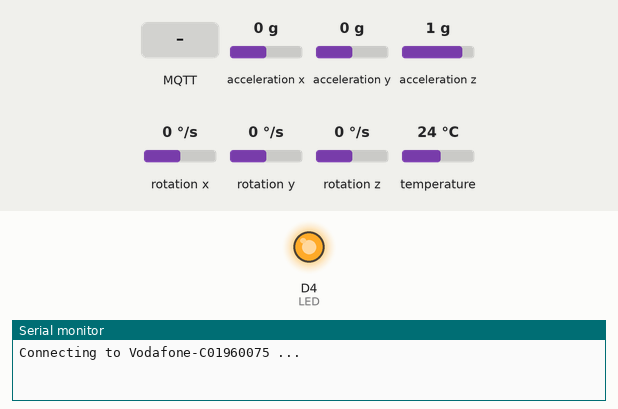
Bench run of a sketch on a simulated ESP8266 (NodeMCU). Shown: output pins drawn as LEDs (lit = HIGH), the last lines printed to the serial monitor. Dashed ring = blinking. The inputs (shaded band) are chosen by the test bench; at power-on: acceleration x 0 g, acceleration y 0 g, acceleration z 1 g, rotation x 0 °/s, rotation y 0 °/s, rotation z 0 °/s, temperature 24 °C. WiFi joins after 1.5 s; servers stay silent unless stated; random numbers use the default seed unless the sketch sets one; no MQTT or app messages arrive unless stated.

Above: at 0.1 s.
At 2.1 s:
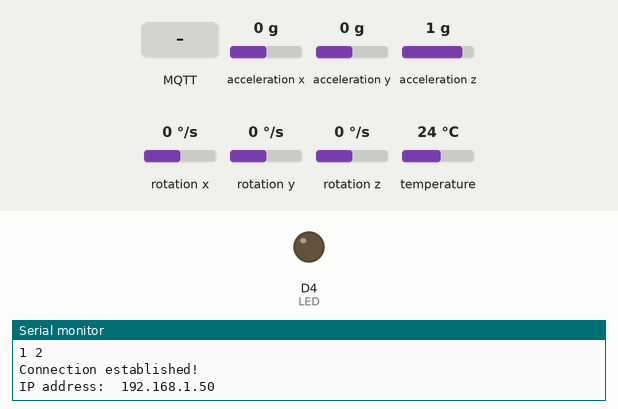
At 6.2 s:
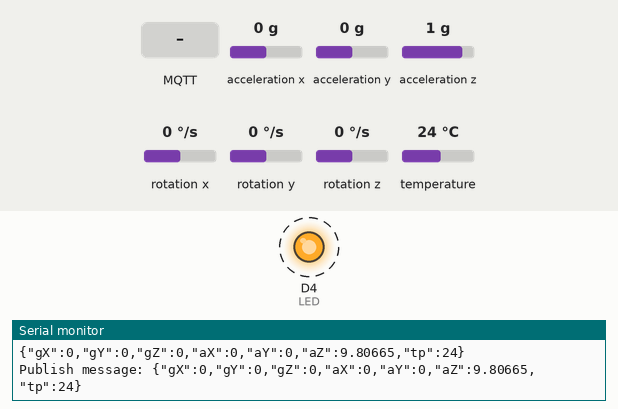
6.3 s: MQTT message "1" arrives on the first subscribed topic
9.3 s: MQTT message "on" arrives on the first subscribed topic
12.3 s: MQTT message "off" arrives on the first subscribed topic
Timing chart, 0 to 21.3 s (numbered marks = the images above; inputs shaded):
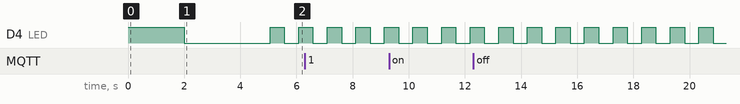

The sketch:

ESP8266-MPU6050-MQTT.ino
```cpp
//tutorial:
//https://randomnerdtutorials.com/esp8266-nodemcu-mpu-6050-accelerometer-gyroscope-arduino/

//set enviroment for esp8266:
//file->preferences->http://arduino.esp8266.com/stable/paoutput_topicckage_esp8266com_index.json

//update core esp8266:
//Tools->Board: XX>Boards Manager..->search: ESP8266 and update to the last version of library

//install libraries:
//Sketch->Include Library->Manage Libraries->
//search: Adafruit MPU6050, install last version of library and last version of the included libraries (Adafruit_BusIO, Adafruit_GFX_Library and Adafruit_Unified_Sensor)
//search: PubSubClient and install last version of library
//search: ArduinoJson and install last version of library

#include <ESP8266WiFi.h>
#include <Adafruit_MPU6050.h>
#include <Adafruit_Sensor.h>
#include <ArduinoJson.h>
#include <Wire.h>
#include <PubSubClient.h>

#define LED 2

const char* ssid = "Vodafone-C01960075";
const char* password = "tgYsZkgHA4xhJLGy";
//const char* mqtt_server = "6f2bddbb318d4bc3b9496192a5073062.s1.eu.hivemq.cloud";
//const int   mqtt_port = 8883;
char* mqtt_server = "test.mosquitto.org";
//char* mqtt_server = "5.196.95.208";
const int   mqtt_port = 1883;
const char* output_topic = "esp8266/test-max";
const char *mqtt_username = "hivemax";
const char *mqtt_password = "HivePwd1";

WiFiClient espClient;
//WiFiClientSecure espClient;
PubSubClient mqttClient(espClient);
#define MSG_BUFFER_SIZE  (128) //il server MQTT accetta messaggio fino a 128 caratteri, altrimenti li scarta senza dire nulla
char msg[MSG_BUFFER_SIZE];
bool ledState = 1;

// Timer variables
unsigned long lastTime = 0;
unsigned long lastTimeTemperature = 0;
unsigned long lastTimeAcc = 0;
unsigned long gyroDelay = 10;
unsigned long temperatureDelay = 1000;
unsigned long accelerometerDelay = 200;

// Create a sensor object
Adafruit_MPU6050 mpu;

String deviceId;
float accX, accY, accZ;
float gyroX, gyroY, gyroZ;
float temperature;

//Gyroscope sensor deviation
float gyroXerror = 0.07;
float gyroYerror = 0.03;
float gyroZerror = 0.01;

//codice sensor fusion
float accAngleX, accAngleY, gyroAngleX, gyroAngleY, gyroAngleZ;
float roll, pitch, yaw;
float accErrorX, accErrorY, gyroErrorX, gyroErrorY, gyroErrorZ;
float elapsedTime, currentTime, previousTime;
int c = 0;

//codice rotation
float rotationX, rotationY, rotationZ;
float rotationX_error = 0.05;
float rotationY_error = 0.02;
float rotationZ_error = 0.01;

static const char *fingerprint PROGMEM = "44 14 9A 3F C3 E9 F1 F3 84 1A B4 9F B6 4D 19 8A B2 92 31 D6";

//Inizializza il sensore
void initMPU6050(){
  digitalWrite(LED, HIGH);

  Serial.println("Adafruit MPU6050 test!");

  // Try to initialize!
  if (!mpu.begin()) {
    Serial.println("Failed to find MPU6050 chip");
    while (1) {
      delay(10);
    }
  }
  Serial.println("MPU6050 Found!");

  /*
  mpu.setAccelerometerRange(MPU6050_RANGE_8_G);
  Serial.print("Accelerometer range set to: ");
  switch (mpu.getAccelerometerRange()) {
    case MPU6050_RANGE_2_G:
      Serial.println("+-2G");
      break;
    case MPU6050_RANGE_4_G:
      Serial.println("+-4G");
      break;
    case MPU6050_RANGE_8_G:
      Serial.println("+-8G");
      break;
    case MPU6050_RANGE_16_G:
      Serial.println("+-16G");
      break;
  }
  mpu.setGyroRange(MPU6050_RANGE_500_DEG);
  Serial.print("Gyro range set to: ");
  switch (mpu.getGyroRange()) {
    case MPU6050_RANGE_250_DEG:
      Serial.println("+- 250 deg/s");
      break;
    case MPU6050_RANGE_500_DEG:
      Serial.println("+- 500 deg/s");
      break;
    case MPU6050_RANGE_1000_DEG:
      Serial.println("+- 1000 deg/s");
      break;
    case MPU6050_RANGE_2000_DEG:
      Serial.println("+- 2000 deg/s");
      break;
  }

  mpu.setFilterBandwidth(MPU6050_BAND_5_HZ);
  Serial.print("Filter bandwidth set to: ");
  switch (mpu.getFilterBandwidth()) {
    case MPU6050_BAND_260_HZ:
      Serial.println("260 Hz");
      break;
    case MPU6050_BAND_184_HZ:
      Serial.println("184 Hz");
      break;
    case MPU6050_BAND_94_HZ:
      Serial.println("94 Hz");
      break;
    case MPU6050_BAND_44_HZ:
      Serial.println("44 Hz");
      break;
    case MPU6050_BAND_21_HZ:
      Serial.println("21 Hz");
      break;
    case MPU6050_BAND_10_HZ:
      Serial.println("10 Hz");
      break;
    case MPU6050_BAND_5_HZ:
      Serial.println("5 Hz");
      break;
  }
  Serial.println("");

  calculate_IMU_error();
  */

  digitalWrite(LED, LOW);
  delay(1000);
}

void calculate_IMU_error() {
  // We can call this funtion in the setup section to calculate the accelerometer and gyro data error. From here we will get the error values used in the above equations printed on the Serial Monitor.
  // Note that we should place the IMU flat in order to get the proper values, so that we then can the correct values
  // Read accelerometer values 200 times
  while (c < 200) {
    sensors_event_t a, g, temp;
    mpu.getEvent(&a, &g, &temp);

    accX = a.acceleration.x;
    accY = a.acceleration.y;
    accZ = a.acceleration.z;
    // Sum all readings
    accErrorX = accErrorX + ((atan((accY) / sqrt(pow((accX), 2) + pow((accZ), 2))) * 180 / PI));
    accErrorY = accErrorY + ((atan(-1 * (accX) / sqrt(pow((accY), 2) + pow((accZ), 2))) * 180 / PI));
    c++;
  }
  //Divide the sum by 200 to get the error value
  accErrorX = accErrorX / 200;
  accErrorY = accErrorY / 200;
  c = 0;
  // Read gyro values 200 times
  while (c < 200) {
    sensors_event_t a, g, temp;
    mpu.getEvent(&a, &g, &temp);
    gyroX = g.gyro.x;
    gyroY = g.gyro.y;
    gyroZ = g.gyro.z;
    // Sum all readings
    gyroErrorX = gyroErrorX + (gyroX / 131.0);
    gyroErrorY = gyroErrorY + (gyroY / 131.0);
    gyroErrorZ = gyroErrorZ + (gyroZ / 131.0);
    c++;
  }
  //Divide the sum by 200 to get the error value
  gyroErrorX = gyroErrorX / 200;
  gyroErrorY = gyroErrorY / 200;
  gyroErrorZ = gyroErrorZ / 200;
  // Print the error values on the Serial Monitor
  Serial.print("AccErrorX: ");
  Serial.println(accErrorX);
  Serial.print("AccErrorY: ");
  Serial.println(accErrorY);
  Serial.print("GyroErrorX: ");
  Serial.println(gyroErrorX);
  Serial.print("GyroErrorY: ");
  Serial.println(gyroErrorY);
  Serial.print("GyroErrorZ: ");
  Serial.println(gyroErrorZ);
}

//inizializza la WiFi
void initWiFi() {
  digitalWrite(LED, HIGH);

  // Connect to the network
  WiFi.begin(ssid, password);
  Serial.print("Connecting to ");
  Serial.print(ssid); Serial.println(" ...");

  // Wait for the Wi-Fi to connect
  int i = 0;
  while (WiFi.status() != WL_CONNECTED) {
    delay(1000);
    Serial.print(++i); Serial.print(' ');
  }

  // Send the IP address of the ESP8266 to the computer
  Serial.println('\n');
  Serial.println("Connection established!");
  Serial.print("IP address:\t");
  Serial.println(WiFi.localIP());
  Serial.println("");

  digitalWrite(LED, LOW);
  delay(1000);
}

//inizializza l'mqtt
void initMQTT() {
  digitalWrite(LED, HIGH);

  Serial.println("init MQTT ....");

  //espClient.setFingerprint(fingerprint);
  //espClient.setInsecure();

  mqttClient.setServer(mqtt_server, mqtt_port);
  mqttClient.setCallback(callback);

  digitalWrite(LED, LOW);
  delay(1000);
}

//callback messaggio
void callback(char* topic, byte* payload, unsigned int length) {
  Serial.print("Message arrived [");
  Serial.print(topic);
  Serial.print("] ");
  for (int i = 0; i < length; i++) {
    Serial.print((char)payload[i]);
  }
  Serial.println();

  // Switch on the LED if an 1 was received as first character
  if ((char)payload[0] == '1') {
    digitalWrite(BUILTIN_LED, LOW);   // Turn the LED on (Note that LOW is the voltage level
    // but actually the LED is on; this is because
    // it is active low on the ESP-01)
  } else {
    digitalWrite(BUILTIN_LED, HIGH);  // Turn the LED off by making the voltage HIGH
  }
}

//riconnessione mqtt
void reconnect() {
  // Loop until we're reconnected
  while (!mqttClient.connected()) {
    Serial.print("Attempting MQTT connection...");
    // Create a random client ID
    //i server mqtt ha un timeout di connessione legato allo stesso id, quindi meglio generarlo random
    String clientId = String(random(3000));
    clientId += String(random(0xffff), HEX);
    clientId += "-ESP8266Client";
    // Attempt to connect
    if (mqttClient.connect(clientId.c_str(), mqtt_username, mqtt_password)) {
      Serial.println("connected");
      // Once connected, publish an announcement...
      mqttClient.publish(output_topic, "hello world");
      // ... and resubscribe
      mqttClient.subscribe(output_topic);
    } else {
      Serial.print("failed, rc=");
      Serial.print(mqttClient.state());
      Serial.println(" try again in 5 seconds");
      // Wait 5 seconds before retrying
      delay(5000);
    }
  }
}

void setup() {
  pinMode(LED, OUTPUT);
  Serial.begin(115200);
  deviceId = String(random(3000));
  //deviceId = String(WiFi.macAddress());
  initWiFi();
  printDNSServers();
  printIPAddressOfHost("test.mosquitto.org");
  initMPU6050();
  initMQTT();
}

void printDNSServers() {
  Serial.print("DNS #1, #2 IP: ");
  WiFi.dnsIP().printTo(Serial);
  Serial.print(", ");
  WiFi.dnsIP(1).printTo(Serial);
  Serial.println();
}

void printIPAddressOfHost(const char* host) {
  IPAddress resolvedIP;
  if (!WiFi.hostByName(host, resolvedIP)) {
    Serial.println("DNS lookup failed.  Rebooting...");
    Serial.flush();
    ESP.reset();
  }
  Serial.print(host);
  Serial.print(" IP: ");
  Serial.println(resolvedIP);
}

unsigned long timer = 0;
float timeStep = 0.01;


void loop() {

  //controlla la connessione MQTT
  if (!mqttClient.connected()) {
    reconnect();
  }
  mqttClient.loop();

  //lampeggia il led
  digitalWrite(LED, ledState);
  ledState = !ledState;

  //ottiene i dati dal sensore
  sensors_event_t a, g, temp;
  mpu.getEvent(&a, &g, &temp);

  //calibra il giroscopio
  float gyroX_temp = g.gyro.x;
  if(abs(gyroX_temp) > gyroXerror)  {
    gyroX += gyroX_temp/50.00;
  }
  float gyroY_temp = g.gyro.y;
  if(abs(gyroY_temp) > gyroYerror) {
    gyroY += gyroY_temp/70.00;
  }
  float gyroZ_temp = g.gyro.z;
  if(abs(gyroZ_temp) > gyroZerror) {
    gyroZ += gyroZ_temp/90.00;
  }

  gyroX = g.gyro.x;
  gyroY = g.gyro.y;
  gyroZ = g.gyro.z;


  //-----------------------------------------------------
  /*
  previousTime = currentTime;        // Previous time is stored before the actual time read
  currentTime = millis();            // Current time actual time read
  elapsedTime = (currentTime - previousTime) / 1000; // Divide by 1000 to get seconds
  accX = a.acceleration.x;
  accY = a.acceleration.y;
  accZ = a.acceleration.z;
  accAngleX = (atan(accY / sqrt(pow(accX, 2) + pow(accZ, 2))) * 180 / PI) - 0.58; // accErrorX ~(0.58) See the calculate_IMU_error()custom function for more details
  accAngleY = (atan(-1 * accX / sqrt(pow(accY, 2) + pow(accZ, 2))) * 180 / PI) + 1.58; // accErrorY ~(-1.58)
  gyroX = gyroX + 0.56; // gyroErrorX ~(-0.56)
  gyroY = gyroY - 2; // gyroErrorY ~(2)
  gyroZ = gyroZ + 0.79; // gyroErrorZ ~ (-0.8)
  gyroAngleX = gyroAngleX + gyroX * elapsedTime; // deg/s * s = deg
  gyroAngleY = gyroAngleY + gyroY * elapsedTime;
  yaw =  yaw + gyroZ * elapsedTime;
  // Complementary filter - combine acceleromter and gyro angle values
  roll = 0.96 * gyroAngleX + 0.04 * accAngleX;
  pitch = 0.96 * gyroAngleY + 0.04 * accAngleY;
  gyroX = pitch;
  gyroY = roll;
  gyroZ = yaw;
  */
  //-------------------------------------------------------
  /*
  float rotationX_temporary = g.gyro.x;
  if(abs(rotationX_temporary) > rotationX_error)  {
    rotationX += rotationX_temporary*0.01;
  }
  float rotationY_temporary = g.gyro.y;
  if(abs(rotationY_temporary) > rotationY_error) {
    rotationY += rotationY_temporary*0.01;
  }
  float rotationZ_temporary = g.gyro.z;
  if(abs(rotationZ_temporary) > rotationZ_error) {
    rotationZ += rotationZ_temporary*0.01;
  }
  gyroX = rotationX;
  gyroY = rotationY;
  gyroZ = rotationZ;
  */
  //-------------------------------------------------------


  //inizializza e riempie il json di risposta
  DynamicJsonDocument readings(1024);

  //readings["id"] = deviceId;

  readings["gX"] = gyroX;
  readings["gY"] = gyroY;
  readings["gZ"] = gyroZ;

  readings["aX"] = a.acceleration.x;
  readings["aY"] = a.acceleration.y;
  readings["aZ"] = a.acceleration.z;

/*
  readings["x"] = pitch;
  readings["y"] = roll;
  readings["z"] = yaw;
*/

  readings["tp"] = temp.temperature;

  //prepara il messaggio
  String telemetry = "";
  serializeJson(readings, telemetry);
  Serial.println(telemetry);

  //invia i dati in mqtt
  snprintf (msg, MSG_BUFFER_SIZE, telemetry.c_str());
  Serial.print("Publish message: ");
  Serial.println(msg);
  mqttClient.publish(output_topic, msg);

  //attende
  delay(500);
}
```

Measured:
- by itself, D4 (LED): alternates HIGH for 0.51 s and LOW for 0.51 s
